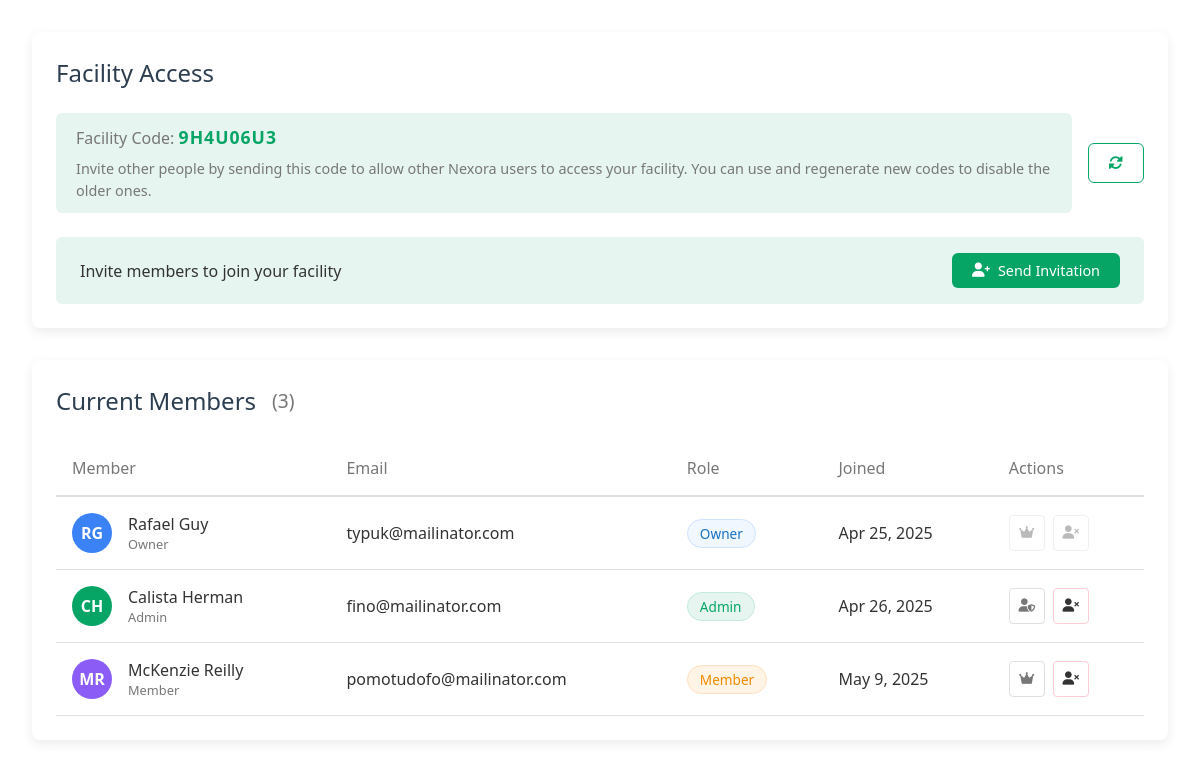
Screenshot of /View/members.php (signed in) with the database file from the repository.
### tables this page shows
CREATE TABLE `facilities` (
  `id` int(11) NOT NULL,
  `name` varchar(255) NOT NULL,
  `code` varchar(12) NOT NULL,
  `owner_id` int(11) NOT NULL,
  `created_at` timestamp NOT NULL DEFAULT current_timestamp(),
  `updated_at` timestamp NOT NULL DEFAULT current_timestamp() ON UPDATE current_timestamp()
);

CREATE TABLE `facility_members` (
  `id` int(11) NOT NULL,
  `facility_id` int(11) NOT NULL,
  `user_id` int(11) NOT NULL,
  `joined_at` timestamp NOT NULL DEFAULT current_timestamp()
);

CREATE TABLE `users` (
  `id` int(11) NOT NULL,
  `name` varchar(50) NOT NULL,
  `email` varchar(100) NOT NULL,
  `password` varchar(255) NOT NULL,
  `created_at` timestamp NOT NULL DEFAULT current_timestamp(),
  `updated_at` timestamp NOT NULL DEFAULT current_timestamp() ON UPDATE current_timestamp(),
  `profile_picture` varchar(255) DEFAULT 'Images/profile.PNG',
  `default_facility_id` int(11) DEFAULT NULL
);

### Model/UserModel.php (called while the page is built, shortened)
<?php
class UserModel {
    private $conn;
    public function __construct($conn) {
        $this->conn = $conn;
    }
    public function getUserById($id) {
        $stmt = $this->conn->prepare("
            SELECT u.*, f.id AS facility_id, f.name AS facility_name, f.code AS facility_code
            FROM users u
            LEFT JOIN facilities f ON u.default_facility_id = f.id
            WHERE u.id = :id
        ");
        $stmt->bindParam(':id', $id);
        $stmt->execute();
        return $stmt->fetch(PDO::FETCH_ASSOC);
    }
}
?>

### Model/facilityModel.php (called while the page is built, shortened)
<?php
class FacilityModel {
    private $conn;
    public function __construct($conn) {
        $this->conn = $conn;
    }
    public function getFacilityById($id) {
        $stmt = $this->conn->prepare("SELECT * FROM facilities WHERE id = ?");
        $stmt->execute([$id]);
        return $stmt->fetch(PDO::FETCH_ASSOC);
    }
    public function getFacilityMembers($facilityId) {
        $facility = $this->getFacilityById($facilityId);
        $stmt = $this->conn->prepare("
            SELECT
                u.id,
                u.name,
                u.email,
                u.profile_picture,
                CASE
                    WHEN u.id = ? THEN 'owner'
                    WHEN EXISTS (
                        SELECT 1 FROM facility_admins fa
                        WHERE fa.user_id = u.id AND fa.facility_id = ?
                    ) THEN 'admin'
                    ELSE 'member'
                END as role,
                fm.joined_at
            FROM users u
            JOIN facility_members fm ON u.id = fm.user_id
            WHERE fm.facility_id = ?
            ORDER BY
                CASE
                    WHEN u.id = ? THEN 1
                    WHEN EXISTS (
                        SELECT 1 FROM facility_admins fa
                        WHERE fa.user_id = u.id AND fa.facility_id = ?
                    ) THEN 2
                    ELSE 3
                END,
                u.name
        ");
        $stmt->execute([
            $facility['owner_id'],
            $facilityId,
            $facilityId,
            $facility['owner_id'],
            $facilityId
        ]);
        return $stmt->fetchAll(PDO::FETCH_ASSOC);
    }
    public function getMemberCount($facilityId) {
        $stmt = $this->conn->prepare("SELECT COUNT(*) FROM facility_members WHERE facility_id = ?");
        $stmt->execute([$facilityId]);
        return $stmt->fetchColumn();
    }
}

### View/members.php (the view, shortened to what this page needs)
<?php
require_once '../config/db.php';
require_once '../Model/UserModel.php';
require_once '../Model/FacilityModel.php';
$userModel = new UserModel($conn);
$facilityModel = new FacilityModel($conn);
$currentUser = $userModel->getUserById($_SESSION['user_id']);
$facilityId = $currentUser['default_facility_id'];
$facility = $facilityModel->getFacilityById($facilityId);
$facilityCode = $facility['code'];
$members = $facilityModel->getFacilityMembers($facilityId);
usort($members, function($a, $b) use ($facility) {
    if ($a['id'] == $facility['owner_id']) return -1;
    if ($b['id'] == $facility['owner_id']) return 1;
    return strcmp($a['name'], $b['name']);
});
?>
<!DOCTYPE html>
<html lang="en">
<head>
    <link rel="stylesheet" href="https://cdnjs.cloudflare.com/ajax/libs/font-awesome/6.0.0/css/all.min.css">
    <link rel="stylesheet" href="../CSS_Files/views/members.css?v=1.0">
</head>
<body>
    <div class="members-container">
        <div class="facility-code-section">
            <div class="section-header">
                <h2>Facility Access</h2>
            </div>
            <div class="code-container">
                <div class="code-display">
                    <div class="code">
                        <span class="code-label">Facility Code:</span>
                        <span class="code-value" id="facilityCodeValue"><?php echo htmlspecialchars($facilityCode); ?></span>
                    </div>
                    <div class="desc">
                        <span class="code-description">Invite other people by sending this code to allow other Nexora users to access your facility.
                        You can use and regenerate new codes to disable the older ones.</span>
                    </div>
                </div>
                <button class="btn regenerate-btn" aria-label="Regenerate facility code" id="regenerateCodeBtn">
                    <i class="fas fa-sync-alt"></i>
                </button>
            </div>
            <div class="invite-section">
                <p class="invite-text">Invite members to join your facility</p>
                <button class="btn invite-btn" aria-label="Send invitation" id="inviteMembersBtn">
                    <i class="fas fa-user-plus"></i> Send Invitation
                </button>
            </div>
        </div>
        <div class="members-list-section">
            <div class="section-header">
                <h2>Current Members</h2>
                <span class="facilityMembers">(<?php echo $facilityModel->getMemberCount($facilityId); ?>)</span>
            </div>
            <div class="members-table-container">
                <table class="members-table">
                    <thead>
                        <tr>
                            <th>Member</th>
                            <th>Email</th>
                            <th>Role</th>
                            <th>Joined</th>
                            <th>Actions</th>
                        </tr>
                    </thead>
                    <tbody id="membersTableBody">
                        <?php foreach ($members as $member): ?>
                            <tr data-user-id="<?php echo $member['id']; ?>">
                                <td data-label="Member">
                                    <div class="member-info">
                                        <?php
                                            $initials = '';
                                            $names = explode(' ', $member['name']);
                                            foreach ($names as $name) {
                                                $initials .= strtoupper(substr($name, 0, 1));
                                            }
                                            $initials = substr($initials, 0, 2);
                                        ?>
                                        <div class="avatar" style="background-color: <?php echo generateColorFromName($member['name']); ?>;">
                                            <?php echo $initials; ?>
                                        </div>
                                        <div class="member-details">
                                            <span class="member-name"><?php echo htmlspecialchars($member['name']); ?></span>
                                            <span class="member-status"><?php echo ucfirst($member['role']); ?></span>
                                        </div>
                                    </div>
                                </td>
                                <td data-label="Email"><?php echo htmlspecialchars($member['email']); ?></td>
                                <td data-label="Role">
                                    <span class="role-badge <?php echo $member['role']; ?>">
                                        <?php echo ucfirst($member['role']); ?>
                                    </span>
                                </td>
                                <td data-label="Joined">
                                    <?php echo date('M j, Y', strtotime($member['joined_at'])); ?>
                                </td>
                                <td data-label="Actions">
                                <div class="action-buttons">
                                    <?php if ($member['id'] != $_SESSION['user_id']): ?>
                                        <?php if ($member['role'] === 'admin'): ?>
                                            <button class="btn-icon revoke-admin-btn"
                                                    data-user-id="<?php echo $member['id']; ?>"
                                                    title="Revoke Admin"
                                                    aria-label="Revoke admin privileges">
                                                <i class="fas fa-user-shield"></i>
                                            </button>
                                        <?php else: ?>
                                            <button class="btn-icon make-admin-btn"
                                                    data-user-id="<?php echo $member['id']; ?>"
                                                    title="Make Admin"
                                                    aria-label="Make member admin">
                                                <i class="fas fa-crown"></i>
                                            </button>
                                        <?php endif; ?>
                                        <button class="btn-icon danger remove-member-btn"
                                                data-user-id="<?php echo $member['id']; ?>"
                                                title="Remove Member"
                                                aria-label="Remove member">
                                            <i class="fas fa-user-times"></i>
                                        </button>
                                    <?php else: ?>
                                        <button class="btn-icon" disabled aria-label="Owner actions disabled">
                                            <i class="fas fa-crown"></i>
                                        </button>
                                        <button class="btn-icon" disabled aria-label="Owner actions disabled">
                                            <i class="fas fa-user-times"></i>
                                        </button>
                                    <?php endif; ?>
                                </div>
                            </td>
                            </tr>
                        <?php endforeach; ?>
                    </tbody>
                </table>
            </div>
        </div>
    </div>
</body>
</html>
<?php
function generateColorFromName($name) {
    $colors = ['#3b82f6', '#06a566', '#f08c00', '#8b5cf6', '#ef4444', '#10b981', '#f59e0b'];
    $hash = crc32($name);
    return $colors[abs($hash) % count($colors)];
}
?>

### CSS_Files/views/members.css (style rules this page uses)
.members-container { margin: 0 auto; padding: 2rem; color: var(--text); }
.section-header { margin-bottom: 1.5rem; display: flex; flex-direction: row; gap: 1rem; align-items: center; }
.section-header h2, .section-header span { font-size: 1.5rem; font-weight: 500; color: var(--secondary); }
.section-header span { font-size: 1.2rem; font-weight: 400; color: var(--text-light); }
.facility-code-section { background: var(--white); border-radius: 8px; padding: 1.5rem; margin-bottom: 2rem; box-shadow: var(--shadow); }
.code-container { display: flex; align-items: center; gap: 1rem; margin: 1.5rem 0; }
.code-display { flex: 1; display: flex; flex-direction: column; align-items: left; flex-wrap: wrap; gap: 0.5rem; background: var(--primary-light); padding: 0.75rem 1.25rem; border-radius: 6px; font-family: monospace; }
.code-label { font-weight: 500; color: var(--text-light); }
.code-value { font-weight: 600; font-size: 1.1rem; letter-spacing: 1px; color: var(--primary); }
.code-description { font-size: 0.9rem; color: var(--text-light); width: 100%; margin-top: 0.5rem; }
.regenerate-btn { background: var(--white); color: var(--primary); border: 1px solid var(--primary); padding: 0.75rem 1.25rem; transition: all 0.2s ease; }
.invite-section { display: flex; align-items: center; justify-content: space-between; background: var(--primary-light); padding: 1rem 1.5rem; border-radius: 6px; }
.invite-text { margin: 0; font-weight: 500; }
.invite-btn { background: var(--primary); color: white; padding: 0.5rem 1.25rem; transition: all 0.2s ease; }
.members-list-section { background: var(--white); border-radius: 8px; padding: 1.5rem; box-shadow: var(--shadow); }
.members-table-container { overflow-x: auto; -webkit-overflow-scrolling: touch; }
.members-table { width: 100%; border-collapse: collapse; }
.members-table th { text-align: left; padding: 1rem; font-weight: 500; color: var(--text-light); border-bottom: 2px solid var(--border); }
.members-table td { padding: 1rem; border-bottom: 1px solid var(--border); vertical-align: middle; }
.member-info { display: flex; align-items: center; gap: 1rem; }
.avatar { width: 40px; height: 40px; border-radius: 50%; display: flex; align-items: center; justify-content: center; color: white; font-weight: 600; }
.member-details { display: flex; flex-direction: column; }
.member-name { font-weight: 500; }
.member-status { font-size: 0.8rem; color: var(--text-light); }
.role-badge { display: inline-block; padding: 0.25rem 0.75rem; border-radius: 20px; font-size: 0.85rem; font-weight: 500; }
.role-badge.owner { background-color: #f0f7ff; color: #1971c2; border: 1px solid #d0e3ff; }
.role-badge.admin { background-color: #e6f5ef; color: #06a566; border: 1px solid #c2ebd9; }
.role-badge.member { background-color: #fff4e6; color: #f08c00; border: 1px solid #ffdfbf; }
.action-buttons { display: flex; gap: 0.5rem; }
.btn-icon { width: 36px; height: 36px; display: flex; align-items: center; justify-content: center; background: none; border: 1px solid var(--border); color: var(--text-light); cursor: pointer; border-radius: 4px; transition: all 0.2s ease; }
.btn-icon.danger { color: var(--danger); border-color: #ffccd5; }
.btn-icon:disabled { opacity: 0.5; cursor: not-allowed; }

### CSS_Files/default.css (style rules this page uses)
:root { --primary: #06a566; --primary-light: #e6f5ef; --secondary: #2c3e50; --accent: #3498db; --text: #333; --text-light: #777; --border: #e0e0e0; --white: #ffffff; --hover-bg: #f5f5f5; --shadow: 0 4px 12px rgba(0,0,0,0.08); --todo-color: #06a566; --progress-color: #f08c00; --progress-color-hover: #b9710b; --done-color: #1971c2; --done-color-hover: #0b4780; --project-background: #f5f5f5; --category-header-bg: #f5f6f5; --task-card-bg: var(--white); --task-card-hover: var(--hover-bg); --priority-high: #e63946; --priority-medium: #fa8c16; --priority-low: #52c41a; --priority-high-bg: #fff1f0; --priority-medium-bg: #fff7e6; --priority-low-bg: #f6ffed; --status-blocked: #f5222d; --shadow-hover: 0 4px 16px rgba(0, 0, 0, 0.12); }
* { margin: 0; padding: 0; box-sizing: border-box; font-family: 'Segoe UI', Roboto, Oxygen, Ubuntu, Cantarell, 'Open Sans', 'Helvetica Neue', sans-serif; }
.btn { padding: 0.75rem 1.5rem; border-radius: 6px; font-weight: 500; cursor: pointer; transition: all 0.2s; border: none; display: inline-flex; align-items: center; gap: 0.5rem; font-size: 0.9rem; }

### rows the page displays
facilities: code "9H4U06U3"
facility_members: initials "RG", user.name "Rafael Guy", role "Owner", user.email "typuk@mailinator.com", joined_at "Apr 25, 2025"
facility_members: initials "CH", user.name "Calista Herman", role "Admin", user.email "fino@mailinator.com", joined_at "Apr 26, 2025"
facility_members: initials "MR", user.name "McKenzie Reilly", role "Member", user.email "pomotudofo@mailinator.com", joined_at "May 9, 2025"

### other values shown
$facilityModel->getMemberCount($facilityId) "3"
